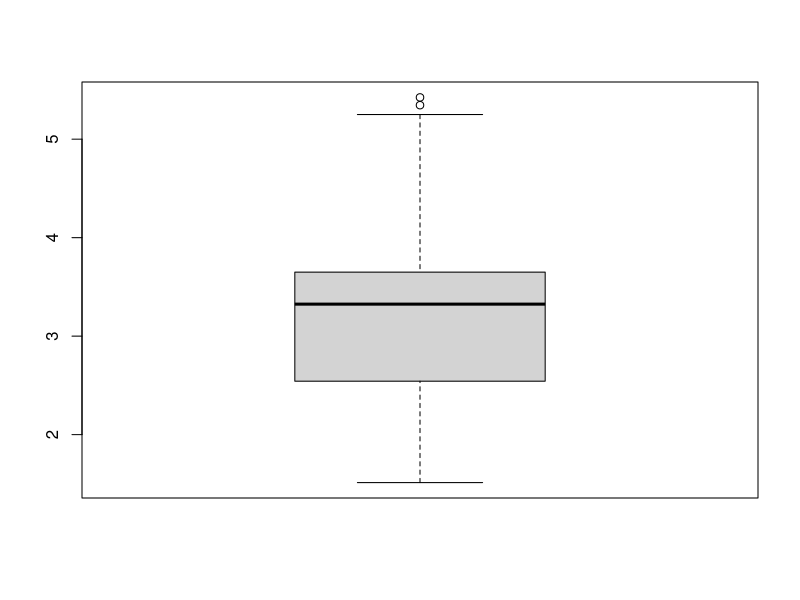
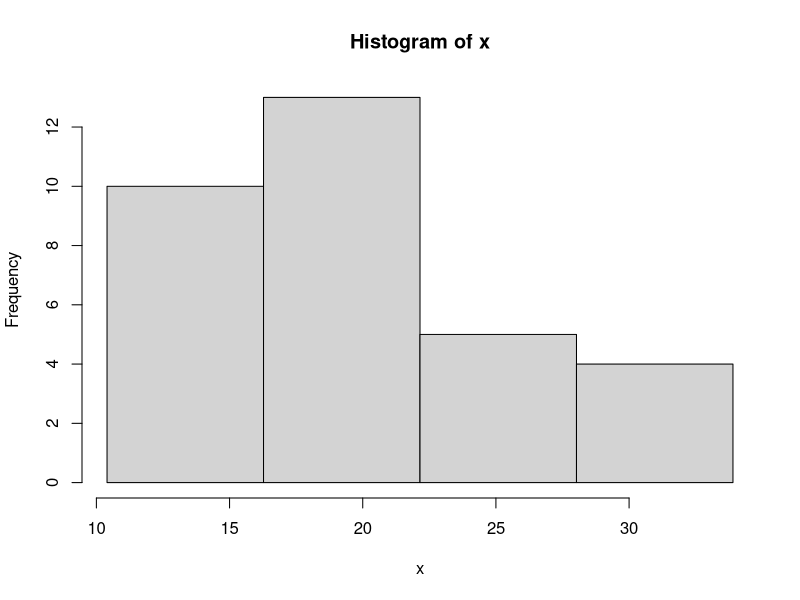
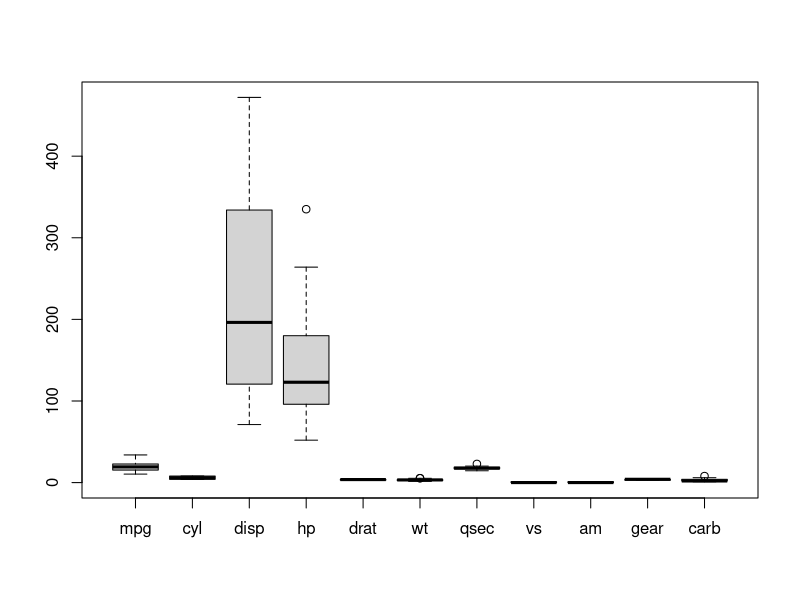

The R source for these figures, in order: (Note: this script raises an error after producing the figures.)
## ---- chunk 1
knitr::opts_chunk$set(echo = TRUE)
## ---- chunk 2
a = mtcars
head(a)
## ---- chunk 3
mean(a$mpg)
median(a$mpg)
## ---- chunk 4
boxplot(a$wt)
## ---- chunk 5
x = a$mpg
hist(x, breaks = seq(min(x), max(x), length.out = 5))
## ---- chunk 6
boxplot(a)
## ---- chunk 7
scatterplotMatrix(a, data = olive_acids, diagonal=list(method ="histogram"))
